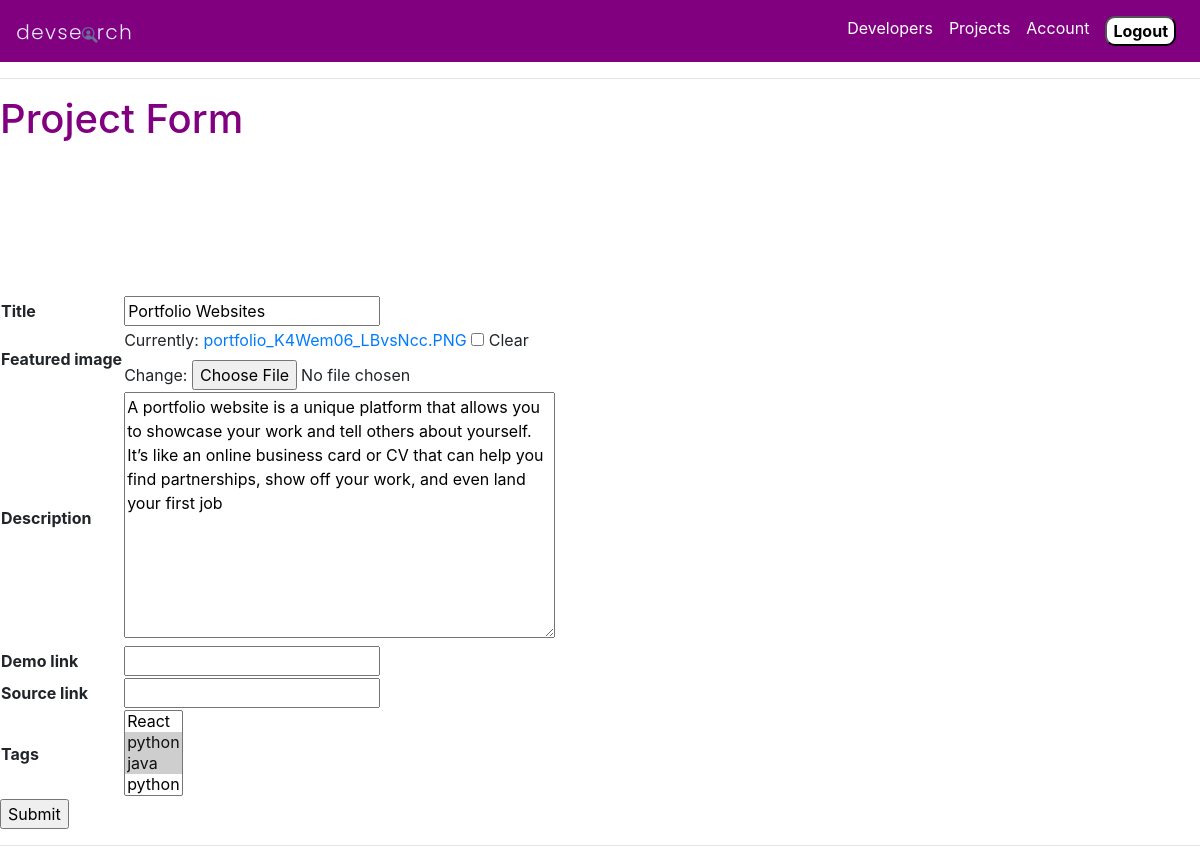
The app's page /projects/update-project/f16de502-9fa3-40e9-8efd-a8ec4f3c246c/ (signed in) with its own data.
### projects/models.py (models this page shows, shortened)
class Project(models.Model):
    owner=models.ForeignKey(Profile,null=True,blank=True,on_delete=models.SET_NULL)
    title=models.CharField(max_length=200)
    description=models.TextField(null=True,blank=True)
    featured_image=models.ImageField(null=True,blank=True,default='default.jpg')
    demo_link=models.CharField(max_length=2000,null=True,blank=True)
    source_link=models.CharField(max_length=2000,null=True,blank=True)
    tags=models.ManyToManyField('Tag',blank=True)
    vote_total=models.IntegerField(default=0,null=True,blank=True)
    vote_ratio=models.IntegerField(default=0,null=True,blank=True)
    created_date=models.DateTimeField(auto_now_add=True)
    id=models.UUIDField(default=uuid.uuid4,unique=True,primary_key=True,editable=False)

### projects/views.py (the view)
# urls.py: path('update-project/<str:pk>/',views.updateProject,name='updateProject'),
@login_required(login_url='loginUser')
def updateProject(request,pk):
    form=ProjectForm
    profile=request.user.profile
    pro=profile.project_set.get(id=pk)
    form=ProjectForm(instance=pro)
    if request.method=='POST':
        form=ProjectForm(request.POST,request.FILES,instance=pro)
        if form.is_valid():
            form.save()
            return redirect('projects')
    context={'form':form}
    return(render(request,'project_form.html',context))

### projects/forms.py
class ProjectForm(ModelForm):
    class Meta:
        model=Project
        fields=['title','featured_image','description','demo_link','source_link','tags']

### projects/models.py (called while the page is built)
    def __str__(self):
        return self.name

### projects/templates/project_form.html (shortened to what this page needs)
{%extends 'navBar.html'%}
{%block start%}
<h1>Project Form</h1>
<form action="" method="POST" enctype="multipart/form-data">
    <table>
    {%for field in form%}
    <tr>
        <th>
    {{field.label}}
</th>
<td>
    {{field}}
</td>
</tr>
    <br>
    {%endfor%}
</table>
    <input type="submit" name="" id="">
</form>
{%endblock%}

### projects/static/styles/navBar.css (style rules this page uses)
h1 { color: purple; }

### records on screen
Project: form "Portfolio Websites" "A portfolio website is a unique platform that allows you to showcase your work and tell others about yourself. It’s like an online business card or CV that can help you find partnerships, show off your work, and even land your first job"

### other values on screen
{{ field.label }} "Title" "Featured image" "Description" "Demo link" "Source link" "Tags"
